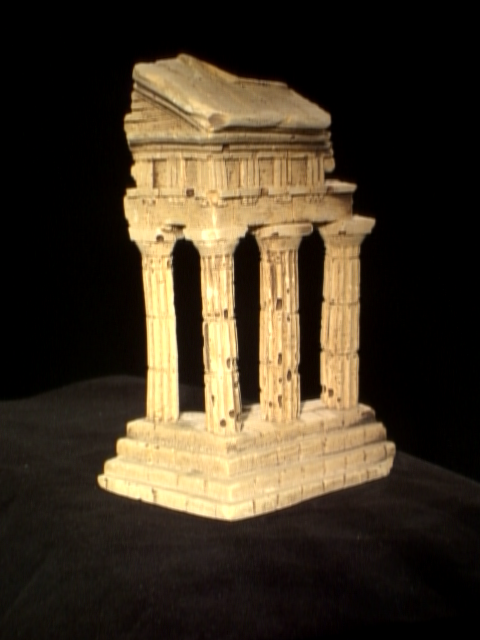
#> input picture CV_A3/CV_Assignment_3_Data/temple1.png, 480 x 640 px
$ python A3_Fmat.py
#> lines starting #> are read from the running program, lines starting #| are printed output that depends on the picture; after the words box and inside, x2 and y2 are one past the last pixel; in counts of white or black regions, pixels touching at a corner belong together; long printed decimals are rounded
### CV_A3/CV_Assignment_3_Data/compute_avg_reproj_error.py
import numpy as np

def compute_avg_reproj_error(_M, _F):
    N = _M.shape[0]

    X = np.c_[ _M[:,0:2] , np.ones( (N,1) ) ].transpose()
    L = np.matmul( _F , X ).transpose()
    norms = np.sqrt( L[:,0]**2 + L[:,1]**2 )
    L = np.divide( L , np.kron( np.ones( (3,1) ) , norms ).transpose() )
    L = ( np.multiply( L , np.c_[ _M[:,2:4] , np.ones( (N,1) ) ] ) ).sum(axis=1)
    error = (np.fabs(L)).sum()

    X = np.c_[_M[:, 2:4], np.ones((N, 1))].transpose()
    L = np.matmul(_F.transpose(), X).transpose()
    norms = np.sqrt(L[:, 0] ** 2 + L[:, 1] ** 2)
    L = np.divide(L, np.kron(np.ones((3, 1)), norms).transpose())
    L = ( np.multiply( L , np.c_[ _M[:,0:2] , np.ones( (N,1) ) ] ) ).sum(axis=1)
    error += (np.fabs(L)).sum()

    return error/(N*2)

### CV_A3/A3_Fmat.py

import cv2
import numpy as np
import random
import time
from CV_Assignment_3_Data.compute_avg_reproj_error import compute_avg_reproj_error

def normalize(points):
  global img
  center=(img.shape[1]/2, img.shape[0]/2)
  points_t=points-center
  Mean=np.array([[1, 0, -center[0]],
                 [0, 1, -center[1]],
                 [0, 0, 1]])

  x_max=center[0]
  y_max=center[1]
  x_min=-center[0]
  y_min=-center[1]

  points_s=2*(points_t-[x_min, y_min])/([x_max-x_min, y_max-y_min])-1

  one=2/(x_max-x_min)
  two=-1-one*x_min
  three=2/(y_max-y_min)
  four=-1-three*y_min

  Scale=np.array([[one, 0, two],
                  [0, three, four],
                  [0, 0, 1]])

  T=np.dot(Scale, Mean)

  return points_s, T

def compute_F_raw(M):
  left=M[:, 0:2]
  right=M[:, 2:4]

  A=[]
  for l, r in zip(left, right):
    a=[l[0]*r[0], r[0]*l[1], r[0], l[0]*r[1], l[1]*r[1], r[1], l[0], l[1], 1]
    A.append(a)

  A=np.array(A)
  u, s, v=np.linalg.svd(A)
  F=v[-1].reshape(3,3)

  return F

def compute_F_norm(M):
  left=M[:, 0:2]
  right=M[:, 2:4]

  norm_left, T1=normalize(left)
  norm_right, T2=normalize(right)

  A=[]
  for l, r in zip(norm_left, norm_right):
    a=[l[0]*r[0], r[0]*l[1], r[0], l[0]*r[1], l[1]*r[1], r[1], l[0], l[1], 1]
    A.append(a)

  A=np.array(A)
  u, s, v=np.linalg.svd(A)
  F=v[-1].reshape(3,3)

  U, S, V=np.linalg.svd(F)
  S[-1]=0
  F=np.dot(U, np.dot(np.diag(S), V))

  unnormalized_F=np.dot(T2.transpose(), np.dot(F, T1))
  return unnormalized_F

def compute_F_mine(M):

  np.random.seed(0)
  maxinliners=[]

  for i in range(3000):
    idx=np.random.choice(M.shape[0], size=8, replace=False)
    M_sample=M[idx]

    f=compute_F_norm(M_sample)
    inliners=[]

    for j in range(M.shape[0]):
      left=M[j][0:2]
      right=M[j][2:4]

      x=np.array([left[0], left[1], 1])
      x_prime=np.array([right[0], right[1], 1])

      error=np.dot(np.dot(x_prime, f), x)
      error=np.abs(error)

      if error<0.001:
        inliners.append([left[0], left[1], right[0], right[1]])

    if len(inliners)>len(maxinliners):
      maxinliners=inliners

  maxinliners=np.array(maxinliners)
  F=compute_F_norm(maxinliners)
  return F

def two_end_points(line, img):

  left=0
  right=img.shape[1]

  pt1_x=left
  pt1_y=-(line[2][0]/line[1][0])

  pt2_x=right
  pt2_y=(-line[0][0]*right-line[2][0])/line[1][0]

  pt1=(int(pt1_x), int(pt1_y))
  pt2=(int(pt2_x), int(pt2_y))

  return pt1, pt2

def visualize(M, F, img1, img2):

  red=(255, 0, 0)
  green=(0, 255, 0)
  blue=(0, 0, 255)

  colors=[red, green, blue]

  while True:
    idx=np.arange(M.shape[0])
    idx=list(idx)
    rand_idx=random.sample(idx, 3)

    rand_pts=M[rand_idx]

    left=rand_pts[:, 0:2]
    right=rand_pts[:, 2:4]

    p1=(left[0][0], left[0][1])
    p2=(left[1][0], left[1][1])
    p3=(left[2][0], left[2][1])
    q1=(right[0][0], right[0][1])
    q2=(right[1][0], right[1][1])
    q3=(right[2][0], right[2][1])

    l1=np.dot(F.transpose(), np.array([[q1[0]], [q1[1]], [1]]))
    l2=np.dot(F.transpose(), np.array([[q2[0]], [q2[1]], [1]]))
    l3=np.dot(F.transpose(), np.array([[q3[0]], [q3[1]], [1]]))
    m1=np.dot(F, np.array([[p1[0]], [p1[1]], [1]]))
    m2=np.dot(F, np.array([[p2[0]], [p2[1]], [1]]))
    m3=np.dot(F, np.array([[p3[0]], [p3[1]], [1]]))

    ps=[tuple(map(int, p1)), tuple(map(int, p2)), tuple(map(int, p3))]
    qs=[tuple(map(int, q1)), tuple(map(int, q2)), tuple(map(int, q3))]
    ls=[l1, l2, l3]
    ms=[m1, m2, m3]

    Img1=img1.copy()
    Img2=img2.copy()

    for i in range(len(colors)):
      pt1, pt2=two_end_points(ls[i], Img1)
      cv2.line(Img1, pt1, pt2, colors[i], 2)
      cv2.circle(Img1, ps[i], 3, colors[i], 2)
      pt1, pt2=two_end_points(ms[i], Img2)
      cv2.line(Img2, pt1, pt2, colors[i], 2)
      cv2.circle(Img2, qs[i], 3, colors[i], 2)

    Result=np.hstack((Img1, Img2))
    cv2.imshow("Epipolar lines", Result)
    key=cv2.waitKey(0)
    if key==ord('q'):
      break
    else:
      continue

# It is recommended to modify image or text paths according to your environment.

temple1=cv2.imread("./CV_Assignment_3_Data/temple1.png")
#> temple1 is the input picture: shape (640, 480, 3); mean B, G, R 37.1, 53.9, 65.3
temple2=cv2.imread("./CV_Assignment_3_Data/temple2.png")
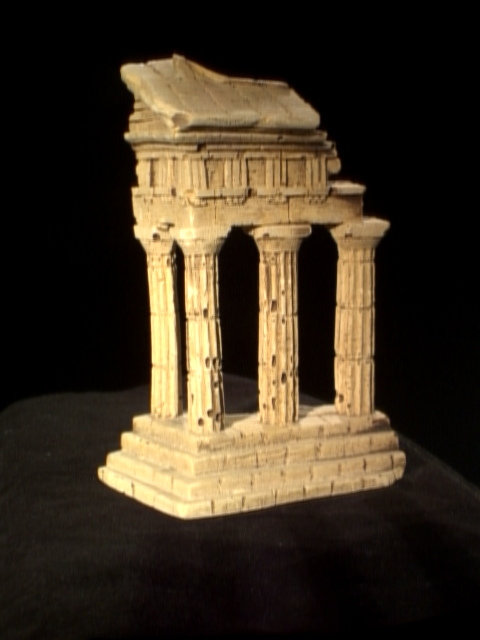
#> input picture CV_A3/CV_Assignment_3_Data/temple2.png, 480 x 640 px
#> temple2 is the input picture: shape (640, 480, 3); mean B, G, R 33.3, 49.2, 60.7

library1=cv2.imread("./CV_Assignment_3_Data/library1.jpg")
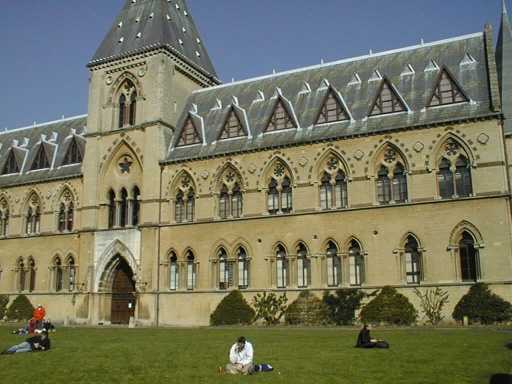
#> input picture CV_A3/CV_Assignment_3_Data/library1.jpg, 512 x 384 px
#> library1 is the input picture: shape (384, 512, 3); mean B, G, R 94.6, 117.4, 116.2
library2=cv2.imread("./CV_Assignment_3_Data/library2.jpg")
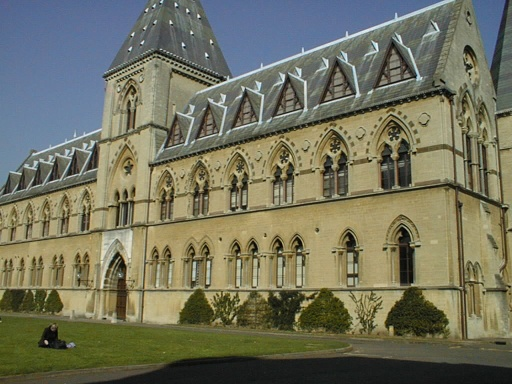
#> input picture CV_A3/CV_Assignment_3_Data/library2.jpg, 512 x 384 px
#> library2 is the input picture: shape (384, 512, 3); mean B, G, R 93.7, 114.3, 114.3

house1=cv2.imread("./CV_Assignment_3_Data/house1.jpg")
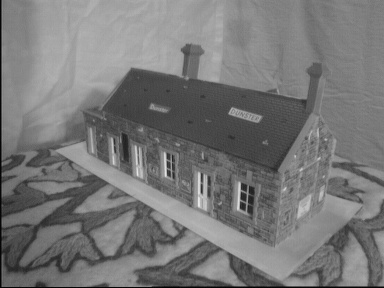
#> input picture CV_A3/CV_Assignment_3_Data/house1.jpg, 384 x 288 px
#> house1 is the input picture: shape (288, 384, 3); min 0, max 232, mean 119.2
house2=cv2.imread("./CV_Assignment_3_Data/house2.jpg")
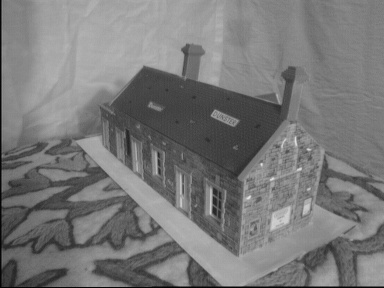
#> input picture CV_A3/CV_Assignment_3_Data/house2.jpg, 384 x 288 px
#> house2 is the input picture: shape (288, 384, 3); min 0, max 229, mean 120.7

M_temple=np.loadtxt("./CV_Assignment_3_Data/temple_matches.txt")
img=temple1.copy()

F_temple_raw=compute_F_raw(M_temple)
F_temple_norm=compute_F_norm(M_temple)
start=time.time()
F_temple_mine=compute_F_mine(M_temple)
end=time.time()

print("Average Reprojection Errors (temple1.png and temple2.png)")
print(f"  Raw: {compute_avg_reproj_error(M_temple, F_temple_raw)}")
print(f"  Norm: {compute_avg_reproj_error(M_temple, F_temple_norm)}")
#|   Norm: 0.3596
print(f"  Mine: {compute_avg_reproj_error(M_temple, F_temple_mine)}")
#|   Mine: 0.3576

print()
print("Computational time:", end-start)
print()

M_library=np.loadtxt("./CV_Assignment_3_Data/library_matches.txt")
img=library1.copy()

F_library_raw=compute_F_raw(M_library)
F_library_norm=compute_F_norm(M_library)
start=time.time()
F_library_mine=compute_F_mine(M_library)
end=time.time()

print("Average Reprojection Errors (library1.png and library2.png)")
print(f"  Raw: {compute_avg_reproj_error(M_library, F_library_raw)}")
print(f"  Norm: {compute_avg_reproj_error(M_library, F_library_norm)}")
print(f"  Mine: {compute_avg_reproj_error(M_library, F_library_mine)}")
#|   Mine: 0.2868

print()
print("Computational time:", end-start)
print()

M_house=np.loadtxt("./CV_Assignment_3_Data/house_matches.txt")
img=house1.copy()

F_house_raw=compute_F_raw(M_house)
F_house_norm=compute_F_norm(M_house)
start=time.time()
F_house_mine=compute_F_mine(M_house)
end=time.time()

print("Average Reprojection Errors (house1.jpg and house2.jpg)")
print(f"  Raw: {compute_avg_reproj_error(M_house, F_house_raw)}")
print(f"  Norm: {compute_avg_reproj_error(M_house, F_house_norm)}")
print(f"  Mine: {compute_avg_reproj_error(M_house, F_house_mine)}")
#|   Mine: 0.2276

print()
print("Computational time:", end-start)
print()

visualize(M_temple, F_temple_mine, temple1, temple2)
#> after the loop in visualize, `for i in range(len(colors)):`: Img1: shape (640, 480, 3); 1.44% of pixels changed, all inside (x1, y1, x2, y2) = (0, 196, 480, 316)
#> after the loop in visualize, `for i in range(len(colors)):`: Img2: shape (640, 480, 3); 1.44% of pixels changed, all inside (x1, y1, x2, y2) = (0, 195, 480, 318)
#> (key q is pressed here)
visualize(M_library, F_library_mine, library1, library2)
#> after the loop in visualize (call 2), `for i in range(len(colors)):`: Img1: shape (384, 512, 3); 1.92% of pixels changed, all inside (x1, y1, x2, y2) = (0, 0, 512, 384)
#> (key Esc is pressed here)
visualize(M_house, F_house_mine, house1, house2)
#> after the loop in visualize (call 3), `for i in range(len(colors)):`:
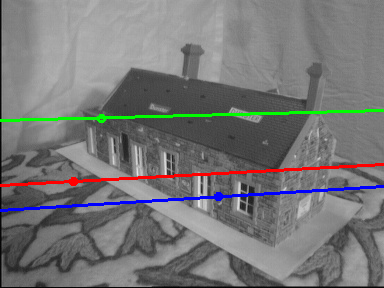
#> Img1: shape (288, 384, 3); 3.23% of pixels changed, all inside (x1, y1, x2, y2) = (0, 109, 384, 212)
#> after the loop in visualize (call 3), `for i in range(len(colors)):`: Img2: shape (288, 384, 3); 3.23% of pixels changed, all inside (x1, y1, x2, y2) = (0, 108, 384, 208)
#> in visualize (call 3), `Result=np.hstack((Img1, Img2))`:
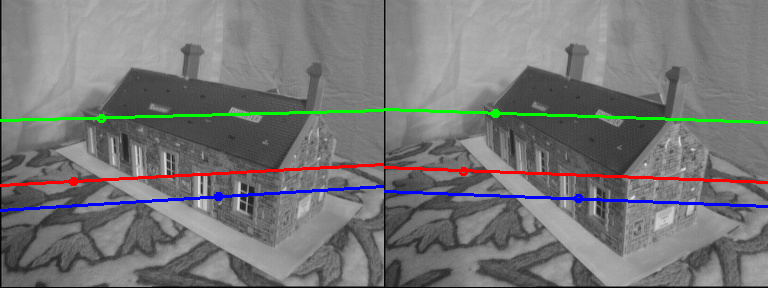
#> Result: shape (288, 768, 3); mean B, G, R 119.2, 119.2, 119.2
